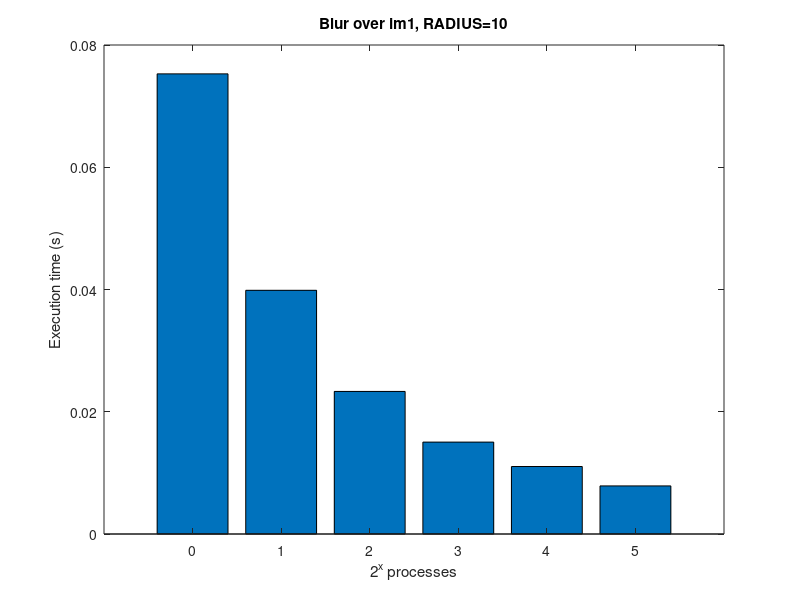
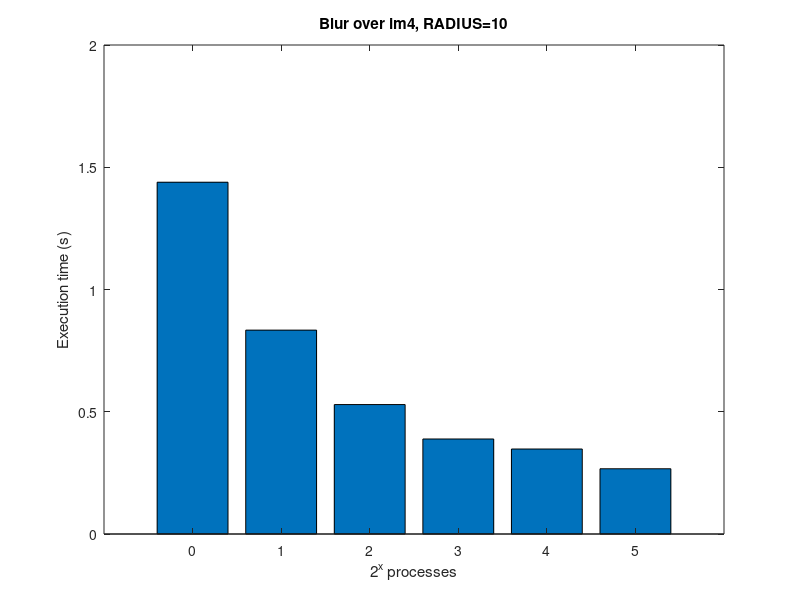
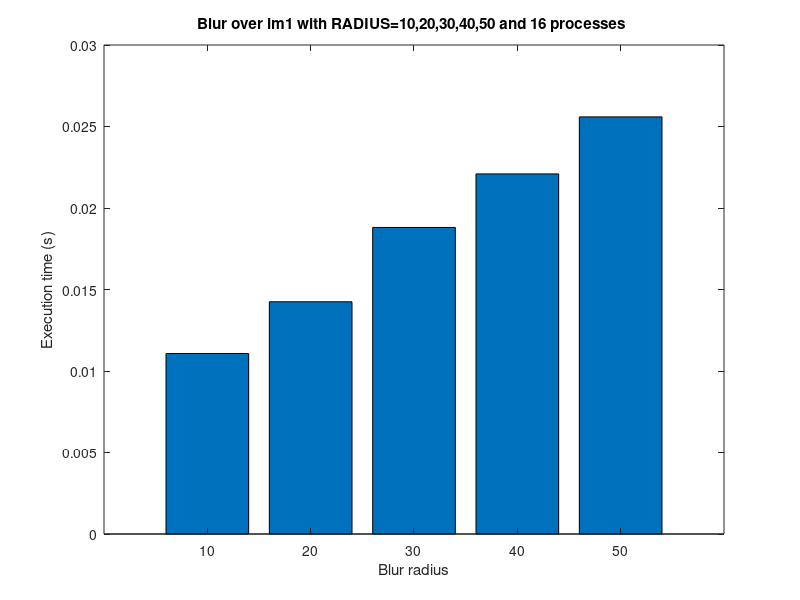
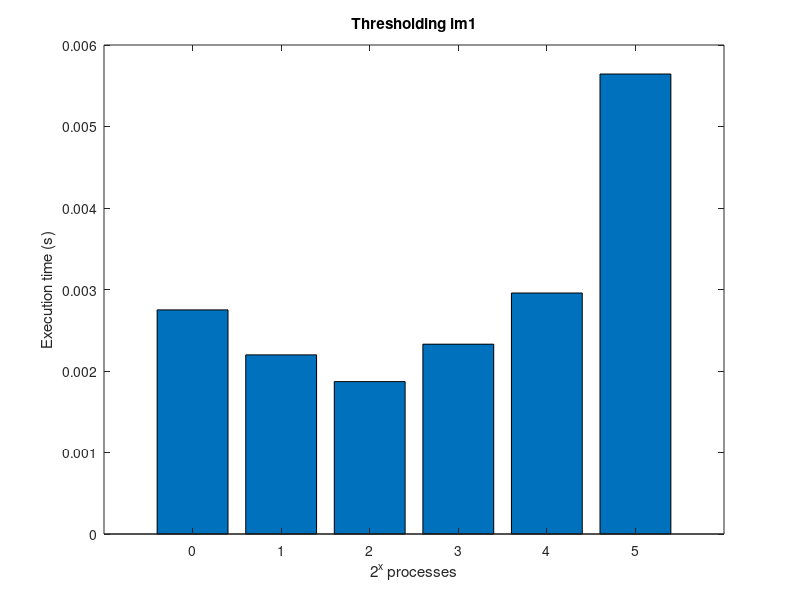

Source code (MATLAB) for these figures, in order:
% serial implementation test
standardBlur = [0.467799 0.860397 1.25431 1.43515 1.73382];
standardThres = [0.146508 0.0100344];
% MPI blur image 1 and 4 
mpiblur1 = [0.075280 0.039870 0.023325 0.015035 0.011042 0.007868];
mpiblur4 = [1.438783 0.833833 0.529417 0.388572 0.347569 0.266864];
% MPI threshold image 1 and 4
mpithres1 = [0.002750 0.002198 0.001870 0.002329 0.002957 0.005644];
mpithres4 = [0.051714 0.034824 0.026839 0.024390 0.025038 0.019357];
% MPI and pthreads, blur radius between 10-50 pixels, 16 processes/threads
mpiblur1radius = [0.011073 0.014248 0.018807 0.022092 0.025590];
ptblur1radius = [0.0226864 0.0493265 0.0628907 0.0804301 0.0937333];
% pthreads blur image 1 and 4
ptblur1 = [0.204857 0.107891 0.0554842 0.0295835 0.0302185 0.0261048];
ptblur4 = [3.62438 1.81536 0.932851 0.478451 0.318469 0.292879];
% pthreads threshold image 1 and 4
ptthres1 = [0.00163215 0.00125518 0.00152475 0.0022533 0.00132942 0.00299791];
ptthres4 = [0.0275405 0.020871 0.0173004 0.0171642 0.0165063 0.0168779];

n = [0 1 2 3 4 5];

r = [10 20 30 40 50];
%%
% MPI BLUR
% Threshold over im1 with 1,2,4,8,16,32 threads 
figure(1)
bar(n,mpiblur1)
title("Blur over im1, RADIUS=10")
xlabel('2^x processes')
ylabel('Execution time (s)')

figure(2)
bar(n,mpiblur4)
title("Blur over im4, RADIUS=10")
xlabel('2^x processes')
ylabel('Execution time (s)')
%%
figure(3)
bar(r,mpiblur1radius)
title("Blur over im1 with RADIUS=10,20,30,40,50 and 16 processes ")
xlabel('Blur radius')
ylabel('Execution time (s)')
%%
% MPI THRESHOLD
figure(4)
bar(n,mpithres1)
title("Thresholding im1")
xlabel('2^x processes')
ylabel('Execution time (s)')

figure(5)
bar(n,mpithres4)
title("Thresholding im4")
xlabel('2^x processes')
ylabel('Execution time (s)')

% pthreads BLUR 
figure(6)
bar(n,ptblur1)
title("Blur over im1, RADIUS=10")
xlabel('2^x threads')
ylabel('Execution time (s)')

figure(7)
bar(n,ptblur4)
title("Blur over im4, RADIUS=10")
xlabel('2^x threads')
ylabel('Execution time (s)')

figure(8)
bar(r,ptblur1radius)
title("Blur over im1, RADIUS=10,20,30,40,50 and 16 threads ")
xlabel('Blur radius')
ylabel('Execution time (s)')

% pthreads THRESHOLD
figure(9)
bar(n,ptthres1)
title("Thresholding im1")
xlabel('2^x threads')
ylabel('Execution time (s)')

figure(10)
bar(n,ptthres4)
title("Thresholding im4")
xlabel('2^x threads')
ylabel('Execution time (s)')